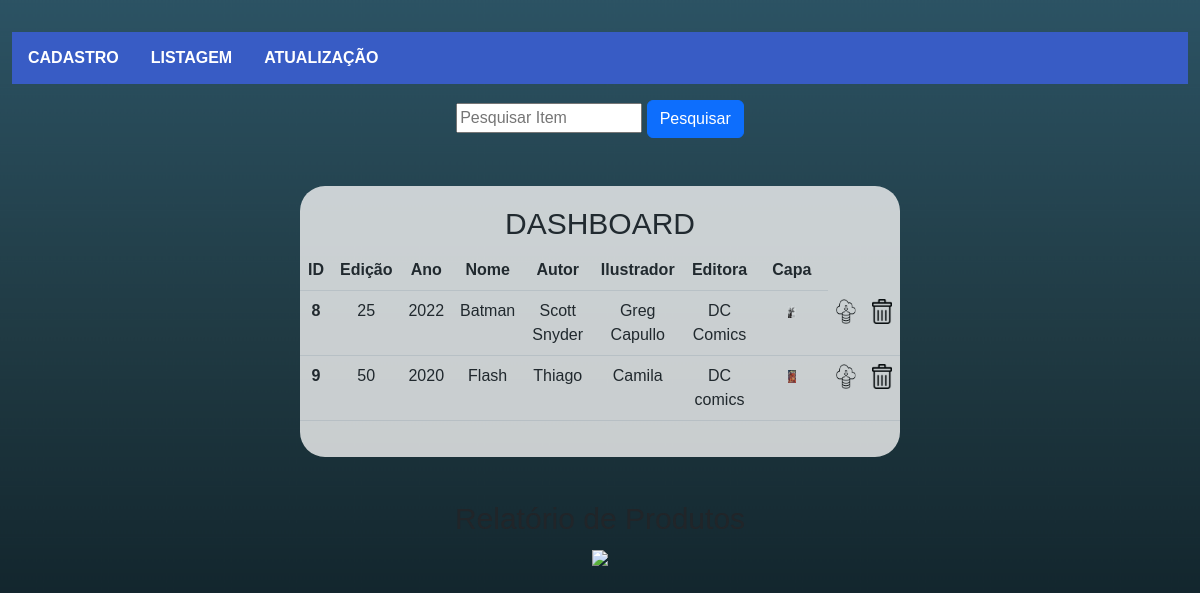
Screenshot of /view/tela_listagem.php with the database file from the repository.
### tables this page shows
CREATE TABLE `item` (
  `id_item` int(15) NOT NULL,
  `edicao` int(5) NOT NULL,
  `ano` int(5) NOT NULL,
  `nome_hq` varchar(50) NOT NULL,
  `autor` varchar(50) NOT NULL,
  `ilust` varchar(50) NOT NULL,
  `editora` varchar(25) NOT NULL,
  `imagem` varchar(200) DEFAULT NULL,
  `endereco` varchar(200) DEFAULT NULL
);

### view/tela_listagem.php (the view, shortened to what this page needs)
<?php
  	$conectar = getConnection();
?>
<!DOCTYPE html>
<html>
 	<head>
       <link href="https://cdn.jsdelivr.net/npm/bootstrap@5.2.2/dist/css/bootstrap.min.css" rel="stylesheet">
	</head>
<body>
  <nav class="container-fluid pt-2">
		<ul>
		<li><a href="tela_cadastro.html"><strong> CADASTRO </strong> </a></li>
		<li><a href="tela_listagem.php"><strong> LISTAGEM </strong></a></li>
		<li><a href="tela_atualizacao.html"><strong> ATUALIZAÇÃO </strong></a></li>
		</ul>
	</nav>
<?php
$dados = filter_input_array(INPUT_GET, FILTER_DEFAULT);
?>
<form class="m-3" action="tela_listagem.php" method="GET">
  <center><p>
    <input type="text" name="login_usuario" placeholder="Pesquisar Item" id="input_pesquisa">
      <input class="btn btn-primary" type="submit" value="Pesquisar">
  </p></center>
</form>
<center>
<div class= "col-md-6" id= "caixaitem">
  <h2> DASHBOARD </h2>
  <?php
        $pesquisa = $dados['login_usuario'] . "%";
        $sql = "SELECT id_item, edicao, ano, nome_hq, autor, ilust, editora, imagem, endereco FROM item WHERE nome_hq LIKE :nome_hq ORDER BY id_item";
        $consulta = $conectar->prepare($sql);
        $consulta -> bindParam(':nome_hq', $pesquisa, PDO::PARAM_STR);
        $consulta->execute();
        echo '<table class="table table-hover p-5">';
        echo "<thead>";
        echo "<tr>";
        echo "<th><center> ID </center></th>";
        echo "<th><center> Edição </center></th>";
        echo "<th><center> Ano </center></th>";
        echo "<th><center> Nome </center></th>";
        echo "<th><center> Autor </center></th>";
        echo "<th><center> Ilustrador </center></th>";
        echo "<th><center> Editora </center></th>";
        echo "<th><center> Capa </center></th>";
        echo "</thead>";
        echo "<tbody>";
        while ($exibir = $consulta->fetch(PDO::FETCH_ASSOC)) {
            echo "<tr>";
            echo "<th><center>" . $exibir['id_item'] . "</center></th>";
            echo "<td><center>" . $exibir['edicao'] . "</center></td>";
            echo "<td><center>" . $exibir['ano'] . "</center></td>";
            echo "<td><center>" . $exibir['nome_hq'] . "</center></td>";
            echo "<td><center>" . $exibir['autor'] . "</center></td>";
            echo "<td><center>" . $exibir['ilust'] . "</center></td>";
            echo "<td><center>" . $exibir['editora'] . "</center></td>";
            $ext = pathinfo($exibir['imagem'],PATHINFO_EXTENSION);
            if (($ext == 'png') || ($ext == 'jpg') || ($ext == 'jpeg') || ($ext == 'jfif')) {
              echo "<td><center> <img class='capa' src='../uploads/" . $exibir['imagem'] . "'> </center></td>";
            }
            echo "<td><center> <a href='../uploads/" . $exibir["endereco"] . "' download> <img class='lixeira' src='download.png'> </a> </center></td>";
          ?>
        <td>
          <center>
          <a href="<?php echo "../model/deletar.php?id={$exibir['id_item']}"; ?>">
            <img class="lixeira" src="lixeira.png" name="id_deletar">
          </a>
          </center>
        </td>
      <?php
            echo "</tr>";
          }
          echo "</tbody>";
          echo "</table>";
          ?>
  </div>
  <h2>Relatório de Produtos</h2>
  <a  href="gerar_pdf.php" name="relatorio">
            <img class="relatorio" src="pdf.png">
  </a>
</center>
</body>
</html>

### view/tela_listagem.php (style rules this page uses)
body { background-image: url("logo1.jpg"); font-family: 'Gill Sans', 'Gill Sans MT', Calibri, 'Trebuchet MS', sans-serif; background-repeat: no-repeat; background-size: cover; }
#caixaitem { background-color: whitesmoke; opacity: 80%; height: 50%; padding-bottom: 20px; margin-top: 4%; margin-bottom: 2%; border-radius: 25px; }
h2 { font-size: 30px; padding-top: 20px; }
.capa { width: 15%; }
.relatorio { width: 10%; }
.lixeira { width: 20px; height: 25px; }
nav { margin-top: 2%; }
ul { list-style-type: none; margin: 0; padding: 0; overflow: hidden; background-color:rgb(56, 92, 197); }
li { float: left; }
li a { display: block; color: white; text-align: center; padding: 14px 16px; text-decoration: none; }

### rows the page displays
item: id_item "8", edicao "25", ano "2022", nome_hq "Batman", autor "Scott Snyder", ilust "Greg Capullo", editora "DC Comics", imagem (picture)
item: id_item "9", edicao "50", ano "2020", nome_hq "Flash", autor "Thiago", ilust "Camila", editora "DC comics", imagem (picture)
